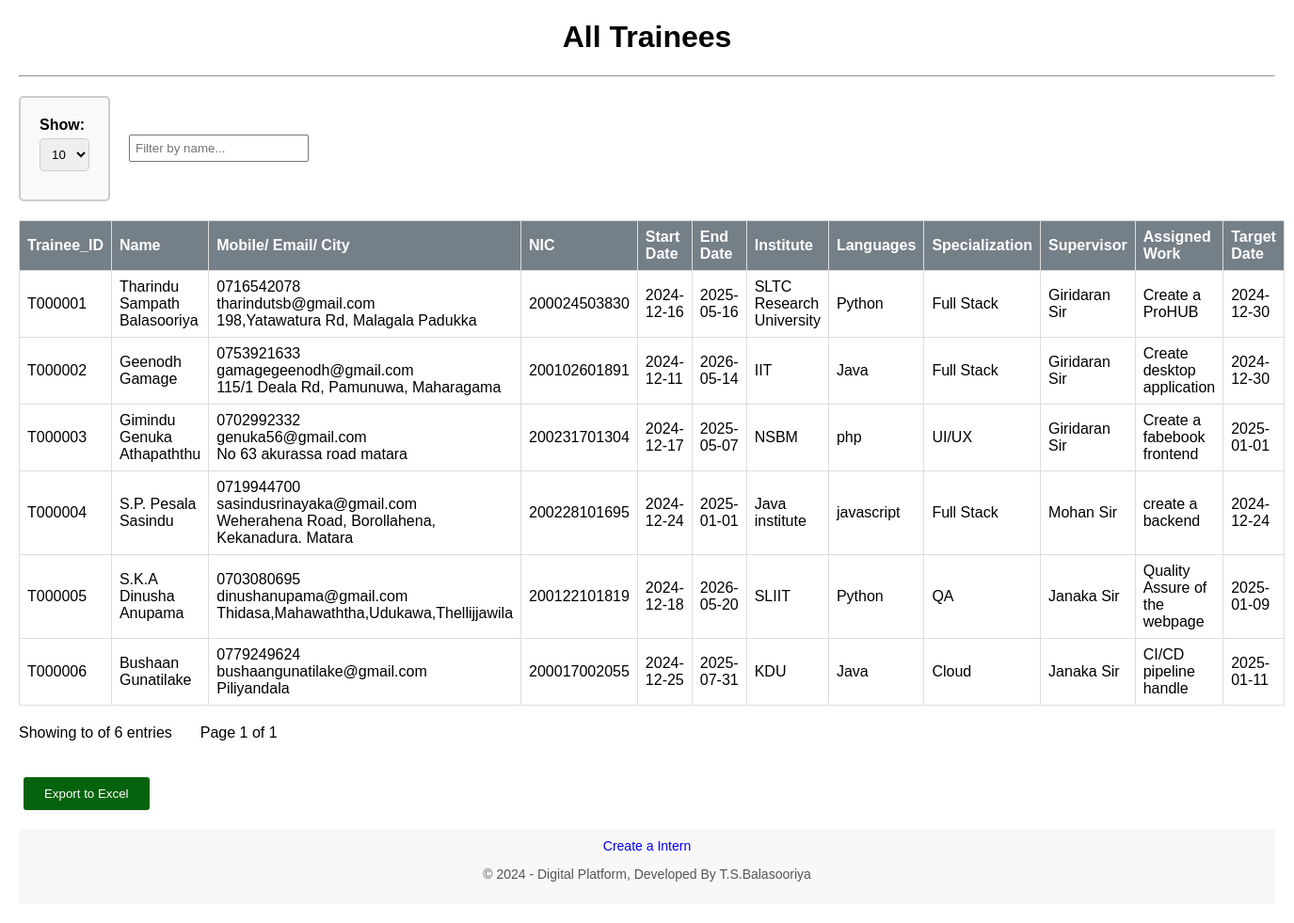
Screenshot of /table with the database file from the repository.
### app.py (models this page shows, shortened)
class Trainee(db.Model):
    id = db.Column(db.String(10), primary_key=True)
    name = db.Column(db.String(100), nullable=False)
    mobile = db.Column(db.String(15), nullable=False)
    nic = db.Column(db.String(20), nullable=False)
    email = db.Column(db.String(100), nullable=False)
    address = db.Column(db.String(200), nullable=False)
    start_date = db.Column(db.String(20), nullable=False)
    end_date = db.Column(db.String(20), nullable=False)
    institute = db.Column(db.String(100), nullable=False)
    languages = db.Column(db.String(100), nullable=False)
    specialization = db.Column(db.String(100), nullable=False)
    supervisor = db.Column(db.String(100), nullable=False)
    assigned_work = db.Column(db.String(200), nullable=False)
    target_date = db.Column(db.String(20), nullable=False)

### app.py (the view)
@app.route('/table')
def table():
    page = request.args.get('page', 1, type=int)  # Get the current page number from the query string
    per_page = request.args.get('per_page', 10, type=int)  # Get the number of entries per page from the query string
    trainees = Trainee.query.paginate(page=page, per_page=per_page, error_out=False)  # Correct usage
    return render_template('table.html', trainees=trainees,per_page=per_page)

### templates/table.html (shortened to what this page needs)
<!DOCTYPE html>
<html lang="en">
<head>
    <link rel="stylesheet" href="{{ url_for('static', filename='styles.css') }}">
</head>
<body>
    <div class="container">
        <h1>All Trainees</h1>
        <hr>
        <div class="pagination-container">
            <div class="filter-container">
            <form class="left_page_filter" method="GET" action="{{ url_for('table') }}">
                <label for="per_page">Show:</label>
                <select name="per_page" id="per_page" onchange="this.form.submit()">
                    <option value="10" {% if per_page == 10 %}selected{% endif %}>10</option>
                </select>
            </form>
            <input class="center__page_filter" type="text" id="filterInput" placeholder="Filter by name...">
        </div>
    </div>
        <table id="dataTable">
            <thead>
                <tr>
                    <th>Trainee_ID</th>
                    <th>Name</th>
                    <th>Mobile/ Email/ City</th>
                    <th>NIC</th>
                    <th>Start Date</th>
                    <th>End Date</th>
                    <th>Institute</th>
                    <th>Languages</th>
                    <th>Specialization</th>
                    <th>Supervisor</th>
                    <th>Assigned Work</th>
                    <th>Target Date</th>
                </tr>
            </thead>
            <tbody>
                {% for trainee in trainees.items %}
                <tr>
                    <td>{{ trainee.id }}</td>
                    <td>{{ trainee.name }}</td>
                    <td>{{ trainee.mobile }}<br>{{ trainee.email }}<br>{{ trainee.address }}</td>
                    <td>{{ trainee.nic }}</td>
                    <td>{{ trainee.start_date }}</td>
                    <td>{{ trainee.end_date }}</td>
                    <td>{{ trainee.institute }}</td>
                    <td>{{ trainee.languages }}</td>
                    <td>{{ trainee.specialization }}</td>
                    <td>{{ trainee.supervisor }}</td>
                    <td>{{ trainee.assigned_work }}</td>
                    <td>{{ trainee.target_date }}</td>
                </tr>
                {% endfor %}
            </tbody>
        </table>
        <div class="pagination-container">
            <div class="pagination-links">
                <span style="margin-right: 20px;">Showing {{ trainees.start }} to {{ trainees.end }} of {{ trainees.total }} entries</span>
                <span style="margin: 0 10px;">Page {{ trainees.page }} of {{ trainees.pages }}</span>
            </div>
        </div>
        <br>
        <a href="/export"><button id="button_export">Export to Excel</button></a><br>
    </div>
    <footer>
        <a href="/">Create a Intern</a>
        <p>© 2024 - Digital Platform, Developed By T.S.Balasooriya</p>
    </footer>
</body>
</html>

### static/styles.css (style rules this page uses)
body { font-family: Arial, sans-serif; margin: 20px; }
h1 { text-align: center; }
form { max-width: 700px; margin: 0 auto; padding: 20px; border: 2px solid #ccc; border-radius: 5px; background-color: #f9f9f9; }
form label { display: block; margin-bottom: 5px; font-weight: bold; }
select { width: 99.5%; padding: 8px; margin-bottom: 10px; border: 1px solid #ccc; border-radius: 5px; }
button { width: 100%; padding: 10px; background-color: #05630d; color: #fff; border: none; border-radius: 3px; cursor: pointer; }
#button_export { width: 10%; }
table { width: 100%; border-collapse: collapse; margin-top: 20px; }
table th, table td { border: 1px solid #ddd; padding: 8px; text-align: left; }
table th { background-color: #757f88; color: white; }
footer { text-align: center; margin-top: 20px; font-size: 14px; color: #555; padding: 10px; background-color: #f8f8f8; }

### templates/table.html (style rules this page uses)
body { font-family: Arial, sans-serif; margin: 20px; }
.pagination-container { display: flex; justify-content: space-between; align-items: center; margin: 20px 0; }
.filter-container { display: flex; align-items: center; }
.left_page_filter { margin-right: 10px; }
.center__page_filter { padding: 5px; margin-left: 10px; }
.pagination-links { display: flex; align-items: center; }
a { margin: 0 5px; text-decoration: none; color: blue; }
table { width: 100%; border-collapse: collapse; margin-top: 20px; }
th, td { border: 1px solid #ddd; padding: 8px; text-align: left; }
th { background-color: #f2f2f2; }

### rows the page displays
Trainee: id "T000001", name "Tharindu Sampath Balasooriya", mobile "0716542078", email "tharindutsb@gmail.com", address "198,Yatawatura Rd, Malagala Padukka", nic "200024503830", start_date "2024-12-16", end_date "2025-05-16", institute "SLTC Research University", languages "Python", specialization "Full Stack", supervisor "Giridaran Sir", assigned_work "Create a ProHUB", target_date "2024-12-30"
Trainee: id "T000002", name "Geenodh Gamage", mobile "0753921633", email "gamagegeenodh@gmail.com", address "115/1 Deala Rd, Pamunuwa, Maharagama", nic "200102601891", start_date "2024-12-11", end_date "2026-05-14", institute "IIT", languages "Java", specialization "Full Stack", supervisor "Giridaran Sir", assigned_work "Create desktop application", target_date "2024-12-30"
Trainee: id "T000003", name "Gimindu Genuka Athapaththu", mobile "0702992332", email "genuka56@gmail.com", address "No 63 akurassa road matara", nic "200231701304", start_date "2024-12-17", end_date "2025-05-07", institute "NSBM", languages "php", specialization "UI/UX", supervisor "Giridaran Sir", assigned_work "Create a fabebook frontend", target_date "2025-01-01"
Trainee: id "T000004", name "S.P. Pesala Sasindu", mobile "0719944700", email "sasindusrinayaka@gmail.com", address "Weherahena Road, Borollahena, Kekanadura. Matara", nic "200228101695", start_date "2024-12-24", end_date "2025-01-01", institute "Java institute", languages "javascript", specialization "Full Stack", supervisor "Mohan Sir", assigned_work "create a backend", target_date "2024-12-24"
Trainee: id "T000005", name "S.K.A Dinusha Anupama", mobile "0703080695", email "dinushanupama@gmail.com", address "Thidasa,Mahawaththa,Udukawa,Thellijjawila", nic "200122101819", start_date "2024-12-18", end_date "2026-05-20", institute "SLIIT", languages "Python", specialization "QA", supervisor "Janaka Sir", assigned_work "Quality Assure of the webpage", target_date "2025-01-09"
Trainee: id "T000006", name "Bushaan Gunatilake", mobile "0779249624", email "bushaangunatilake@gmail.com", address "Piliyandala", nic "200017002055", start_date "2024-12-25", end_date "2025-07-31", institute "KDU", languages "Java", specialization "Cloud", supervisor "Janaka Sir", assigned_work "CI/CD pipeline handle", target_date "2025-01-11"

### other values shown
{{ trainees.total }} "6"
{{ trainees.page }} "1"
{{ trainees.pages }} "1"
